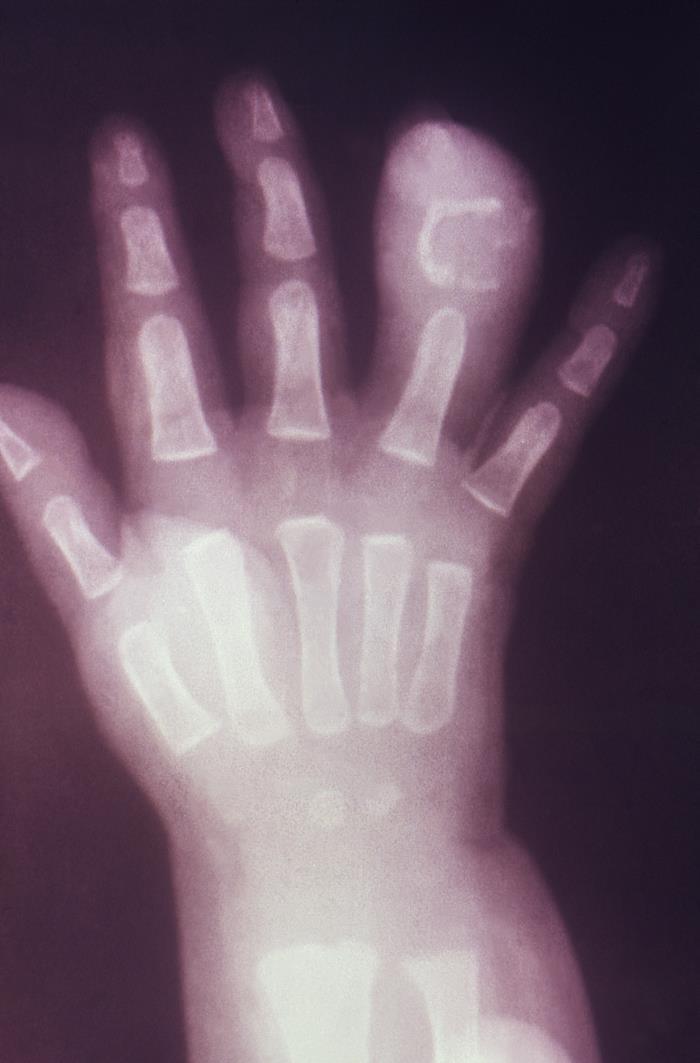
#> input picture hand.jpg, 700 x 1063 px
$ python he.py hand.jpg pelvis.jpg pelvis.jpg
#> lines starting #> are read from the running program, lines starting #| are printed output that depends on the picture
import numpy as np
import matplotlib.pyplot as plt
from skimage import exposure as ex
import imageio
import sys
import cv2 as cv

def he(img):
    if(len(img.shape)==2):      #gray
        outImg = ex.equalize_hist(img[:,:])*255
    elif(len(img.shape)==3):    #RGB
        outImg = np.zeros((img.shape[0],img.shape[1],3))
        for channel in range(img.shape[2]):
            outImg[:, :, channel] = ex.equalize_hist(img[:, :, channel])*255

    outImg[outImg>255] = 255
    outImg[outImg<0] = 0
    return outImg.astype(np.uint8)

def main():
    img_name = sys.argv[1] #img as arguments
    img2 = sys.argv[2]
    img3 = sys.argv[3]

    img = imageio.imread(img_name)
#> img is the input picture: shape (1063, 700, 3); mean R, G, B 112.7, 92.2, 106.7
    read_img2 = imageio.imread(img2)
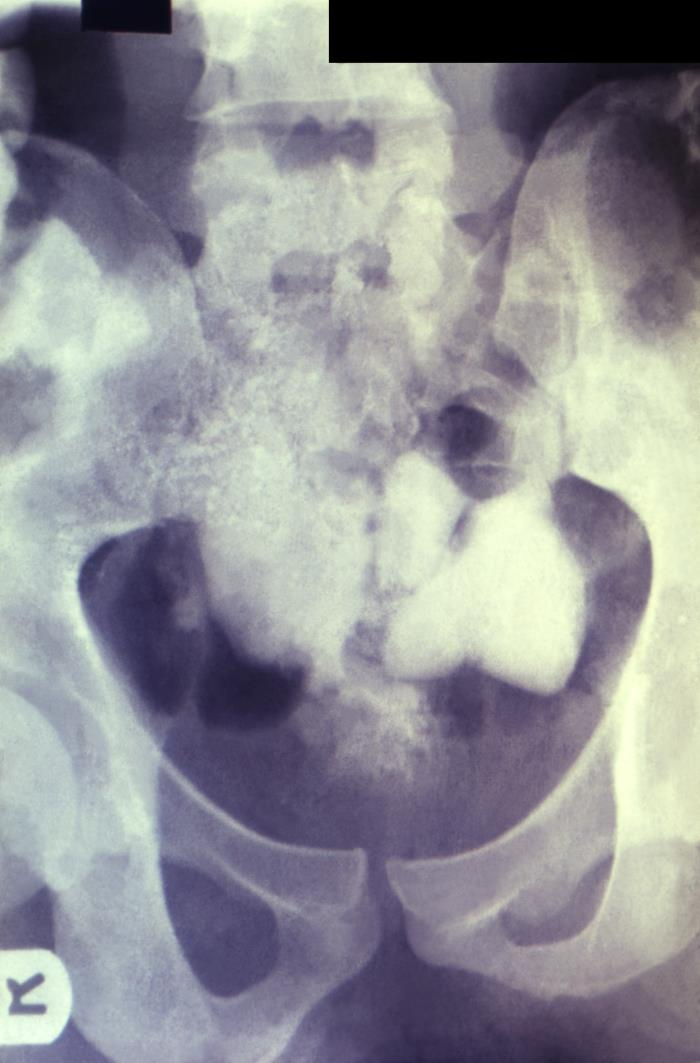
#> input picture pelvis.jpg, 700 x 1063 px
#> read_img2 is the input picture: shape (1063, 700, 3); mean R, G, B 144.6, 144.9, 149.9
    read_img3 = imageio.imread(img3)

    result1 = he(img)
#> after the loop in he, `for channel in range(img.shape[2]):`:
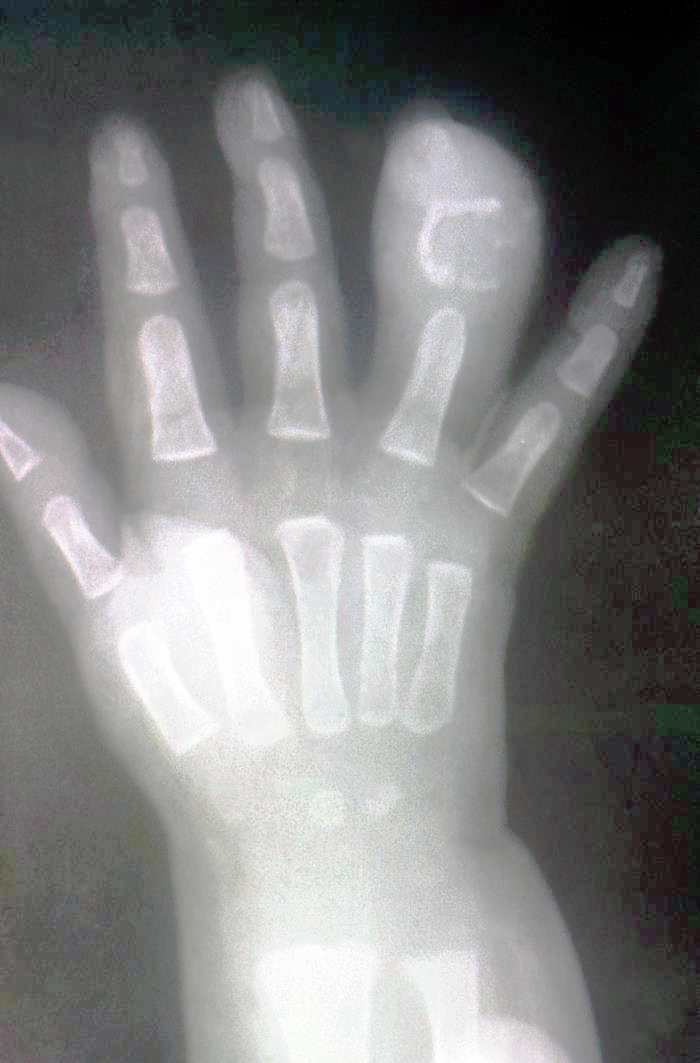
#> outImg: shape (1063, 700, 3) float64; mean R, G, B 128.3, 128.7, 128.6
    result2 = he(read_img2)
#> after the loop in he (call 2), `for channel in range(img.shape[2]):`:
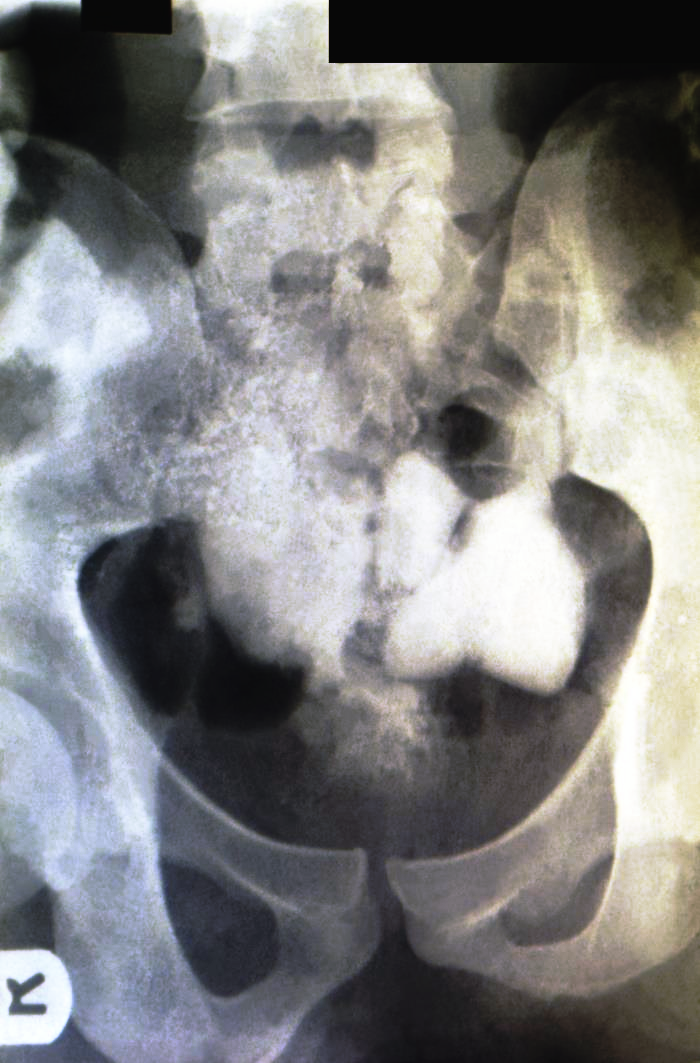
#> outImg: shape (1063, 700, 3) float64; mean R, G, B 128.2, 128.2, 128.5
    result3 = he(read_img3)

    plt.imshow(result1)
    plt.imshow(result2)
    plt.imshow(result3)

    plt.show()
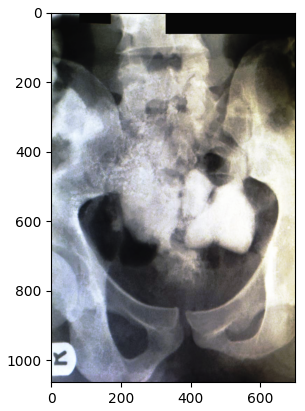
#> figure drawn by matplotlib, 1 panel
    cv.imwrite('enhanced1.png',result1)
    cv.imwrite('enhanced2.png',result2)
    cv.imwrite('enhanced3.png',result3)

if __name__ == '__main__':
    main()
